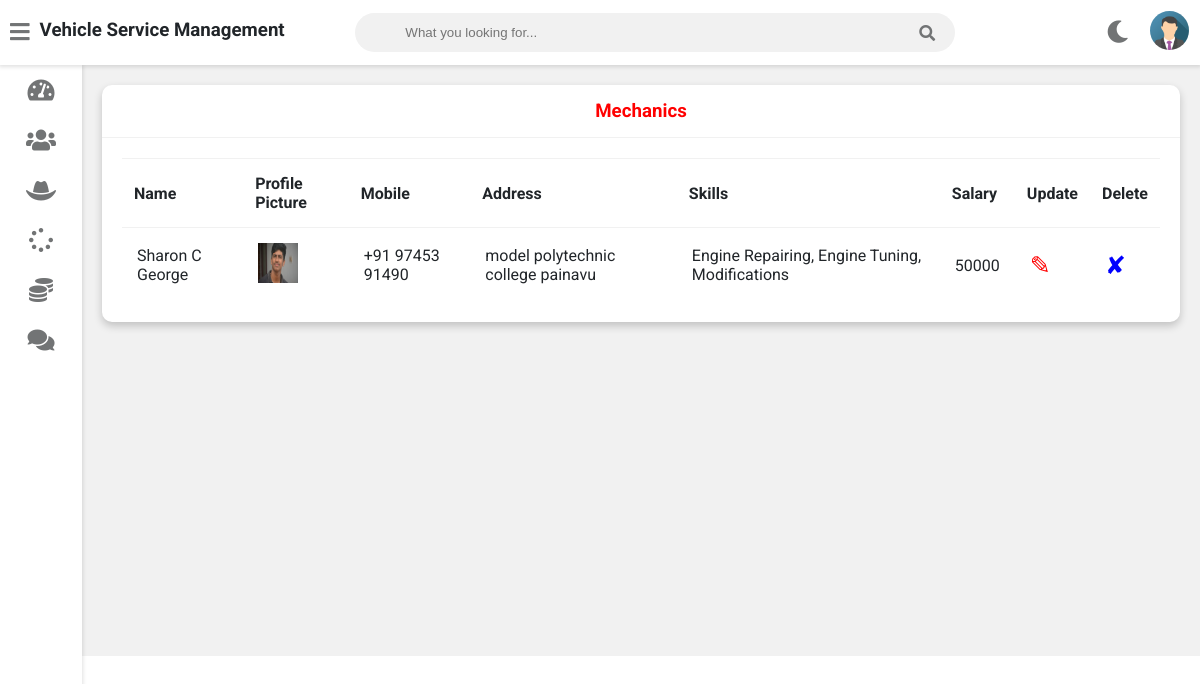
Screenshot of /admin-view-mechanic (signed in) with the database file from the repository.
### vehicle/models.py (models this page shows, shortened)
class Mechanic(models.Model):
    user=models.OneToOneField(User,on_delete=models.CASCADE)
    profile_pic= models.ImageField(upload_to='profile_pic/MechanicProfilePic/',null=True,blank=True)
    address = models.CharField(max_length=40)
    mobile = models.CharField(max_length=20,null=False)
    skill = models.CharField(max_length=500,null=True)
    salary=models.PositiveIntegerField(null=True)
    status=models.BooleanField(default=False)
    @property
    def get_name(self):
        return self.user.first_name+" "+self.user.last_name

### vehicle/views.py (the view)
# urls.py: path('admin-view-mechanic',views.admin_view_mechanic_view,name='admin-view-mechanic'),
@login_required(login_url='adminlogin')
def admin_view_mechanic_view(request):
    mechanics=models.Mechanic.objects.all()
    return render(request,'vehicle/admin_view_mechanic.html',{'mechanics':mechanics})

### templates/vehicle/admin_view_mechanic.html
{% extends 'vehicle/adminbase.html' %}
{% block content %}
{% load static %}
	<div class="wrapper">
		<div class="row">
			<div class="col-12 col-m-12 col-sm-12">
				<div class="card">
					<div class="card-header">
						<h3 style="color:red; text-align:center" >Mechanics
						</h3>
					</div>
					<div class="card-content">
						<table>
							<thead>
                <tr>
                  <th>Name</th>
                  <th>Profile Picture</th>
                  <th>Mobile</th>
                  <th>Address</th>
                  <th>Skills</th>
                  <th>Salary</th>
                  <th>Update</th>
                  <th>Delete</th>
                </tr>
							</thead>
							<tbody>
              {% for m in mechanics %}
                <tr>
                  <td> {{m.get_name}}</td>
                  <td> <img src="{% static m.profile_pic.url %}" alt="Profile Pic" height="40px" width="40px" /></td>
                  <td>{{m.mobile}}</td>
                  <td>{{m.address}}</td>
                  <td>{{m.skill}}</td>
                  <td>{{m.salary}}</td>
                  <td><a  style="color:red; text-decoration:none;font-size:25px;" href="{% url 'update-mechanic' m.id  %}">&#9998;</a></td>
                  <td><a style="color:blue; text-decoration:none;font-size:25px;"href="{% url 'delete-mechanic' m.id  %}">&#10008;</a></td>
                </tr>
                {% endfor %}
							</tbody>
						</table>
					</div>
				</div>
			</div>
		</div>
<br><br><br><br><br><br><br><br><br><br><br><br><br><br><br><br>
	</div>
{% endblock content %}

### templates/vehicle/adminbase.html (shortened to what this page needs)
<!DOCTYPE html>
{% load static %}
<html>
<head>
	<link rel="stylesheet" type="text/css" href="https://cdnjs.cloudflare.com/ajax/libs/Chart.js/2.9.3/Chart.min.css">
	<link rel="stylesheet" type="text/css" href="{% static "fontawesome-free/css/all.min.css" %}">
	<link rel="stylesheet" type="text/css" href="{% static "style.css" %}">
</head>
<body class="overlay-scrollbar">
	<div class="navbar">
		<ul class="navbar-nav">
			<li class="nav-item">
				<a class="nav-link">
					<i class="fas fa-bars" onclick="collapseSidebar()"></i>
				</a>
			</li>
			<li class="nav-item">
				<h3>Vehicle Service Management</h3>
			</li>
		</ul>
		<form class="navbar-search">
			<input type="text" name="Search" class="navbar-search-input" placeholder="What you looking for...">
			<i class="fas fa-search"></i>
		</form>
		<ul class="navbar-nav nav-right">
			<li class="nav-item mode">
				<a class="nav-link" href="#" onclick="switchTheme()">
					<i class="fas fa-moon dark-icon"></i>
				</a>
			</li>
			<li class="nav-item avt-wrapper">
				<div class="avt dropdown">
					<img src="{% static "images/admin.png" %} " alt="User image" class="dropdown-toggle" data-toggle="user-menu">
				</div>
			</li>
		</ul>
	</div>
	<div class="sidebar">
		<ul class="sidebar-nav">
			<li class="sidebar-nav-item">
				<a href="/admin-dashboard" class="sidebar-nav-link">
					<div>
						<i class="fas fa-tachometer-alt"></i>
					</div>
				</a>
			</li>
			<li class="sidebar-nav-item">
				<a href="/admin-customer" class="sidebar-nav-link">
					<div>
						<i class="fas fa-users"></i>
					</div>
				</a>
			</li>
			<li  class="sidebar-nav-item">
				<a href="/admin-mechanic" class="sidebar-nav-link">
					<div>
					<i class="fas fa-hat-cowboy"></i>
					</div>
				</a>
			</li>
			<li  class="sidebar-nav-item">
				<a href="/admin-request" class="sidebar-nav-link">
					<div>
						<i class="fas fa-spinner"></i>
					</div>
				</a>
			</li>
			<li  class="sidebar-nav-item">
				<a href="/admin-report" class="sidebar-nav-link">
					<div>
						<i class="fas fa-coins"></i>
					</div>
				</a>
			</li>
			<li  class="sidebar-nav-item">
				<a href="/admin-feedback" class="sidebar-nav-link">
					<div>
					<i class="fas fa-comments"></i>
					</div>
				</a>
			</li>
		</ul>
	</div>
<div>
	<div class="content">
		{% block content %}
		{% endblock content %}
	</div>
</div>
</body>
</html>

### rows the page displays
Mechanic: get_name "Sharon C George", profile_pic (picture), mobile "+91 97453 91490", address "model polytechnic college painavu", skill "Engine Repairing, Engine Tuning, Modifications", salary "50000"
